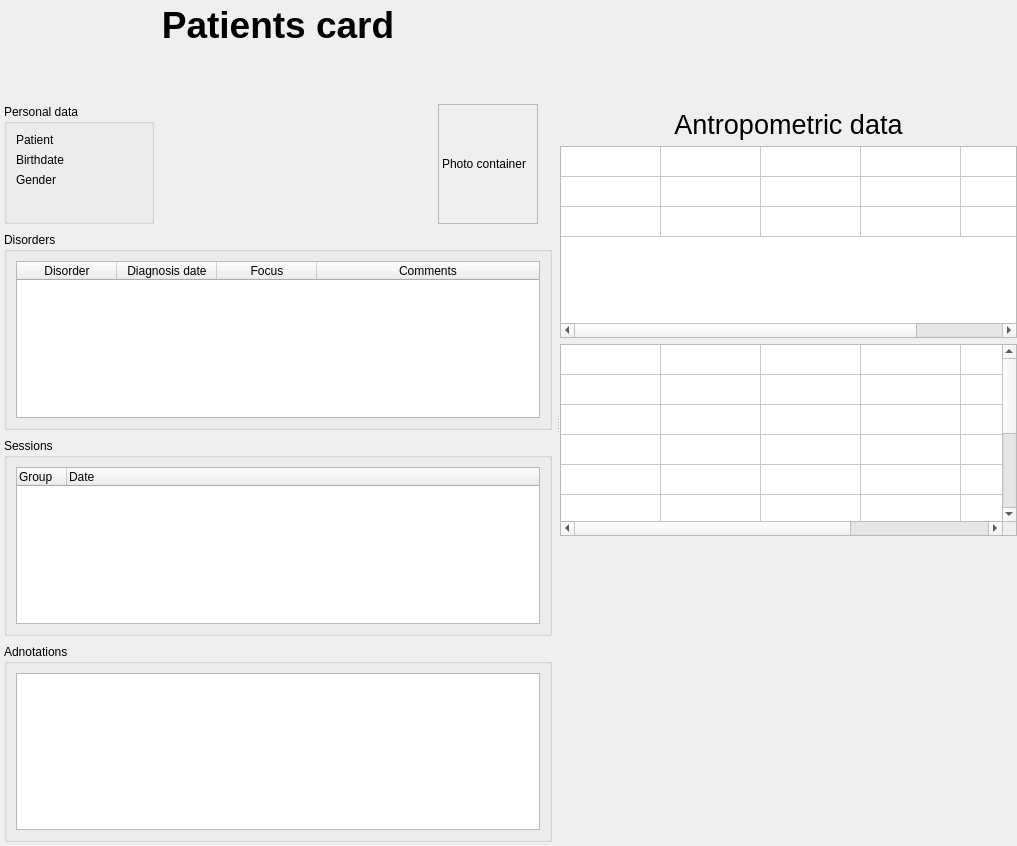
<?xml version="1.0" encoding="UTF-8"?>
<ui version="4.0">
 <class>PatientCard</class>
 <widget class="QWidget" name="PatientCard">
  <property name="geometry">
   <rect>
    <x>0</x>
    <y>0</y>
    <width>1017</width>
    <height>846</height>
   </rect>
  </property>
  <property name="minimumSize">
   <size>
    <width>400</width>
    <height>670</height>
   </size>
  </property>
  <property name="windowTitle">
   <string>Form</string>
  </property>
  <layout class="QVBoxLayout" name="verticalLayout_4" stretch="0">
   <property name="spacing">
    <number>0</number>
   </property>
   <property name="margin">
    <number>0</number>
   </property>
   <item>
    <widget class="QSplitter" name="splitter">
     <property name="sizePolicy">
      <sizepolicy hsizetype="Expanding" vsizetype="Expanding">
       <horstretch>0</horstretch>
       <verstretch>0</verstretch>
      </sizepolicy>
     </property>
     <property name="frameShape">
      <enum>QFrame::NoFrame</enum>
     </property>
     <property name="orientation">
      <enum>Qt::Horizontal</enum>
     </property>
     <property name="childrenCollapsible">
      <bool>false</bool>
     </property>
     <widget class="QFrame" name="frame">
      <property name="sizePolicy">
       <sizepolicy hsizetype="Preferred" vsizetype="Preferred">
        <horstretch>0</horstretch>
        <verstretch>0</verstretch>
       </sizepolicy>
      </property>
      <property name="minimumSize">
       <size>
        <width>350</width>
        <height>0</height>
       </size>
      </property>
      <property name="maximumSize">
       <size>
        <width>560</width>
        <height>16777215</height>
       </size>
      </property>
      <property name="frameShape">
       <enum>QFrame::NoFrame</enum>
      </property>
      <layout class="QVBoxLayout" name="verticalLayout_3">
       <property name="spacing">
        <number>8</number>
       </property>
       <property name="margin">
        <number>4</number>
       </property>
       <item>
        <widget class="QLabel" name="label">
         <property name="font">
          <font>
           <pointsize>28</pointsize>
           <weight>75</weight>
           <bold>true</bold>
          </font>
         </property>
         <property name="text">
          <string>Patients card</string>
         </property>
         <property name="alignment">
          <set>Qt::AlignCenter</set>
         </property>
        </widget>
       </item>
       <item>
        <spacer name="verticalSpacer">
         <property name="orientation">
          <enum>Qt::Vertical</enum>
         </property>
         <property name="sizeType">
          <enum>QSizePolicy::Fixed</enum>
         </property>
         <property name="sizeHint" stdset="0">
          <size>
           <width>20</width>
           <height>50</height>
          </size>
         </property>
        </spacer>
       </item>
       <item>
        <layout class="QHBoxLayout" name="horizontalLayout">
         <property name="spacing">
          <number>0</number>
         </property>
         <property name="sizeConstraint">
          <enum>QLayout::SetDefaultConstraint</enum>
         </property>
         <property name="rightMargin">
          <number>14</number>
         </property>
         <item>
          <widget class="QGroupBox" name="personalDataBox">
           <property name="minimumSize">
            <size>
             <width>150</width>
             <height>0</height>
            </size>
           </property>
           <property name="title">
            <string>Personal data</string>
           </property>
           <layout class="QFormLayout" name="formLayout">
            <property name="fieldGrowthPolicy">
             <enum>QFormLayout::AllNonFixedFieldsGrow</enum>
            </property>
            <property name="leftMargin">
             <number>9</number>
            </property>
            <item row="0" column="0">
             <widget class="QLabel" name="patientLabel">
              <property name="text">
               <string>Patient</string>
              </property>
             </widget>
            </item>
            <item row="0" column="1">
             <widget class="QLabel" name="patientValue">
              <property name="text">
               <string/>
              </property>
             </widget>
            </item>
            <item row="1" column="0">
             <widget class="QLabel" name="birthdateLabel">
              <property name="text">
               <string>Birthdate</string>
              </property>
             </widget>
            </item>
            <item row="1" column="1">
             <widget class="QLabel" name="birthdateValue">
              <property name="text">
               <string/>
              </property>
             </widget>
            </item>
            <item row="2" column="0">
             <widget class="QLabel" name="genderLabel">
              <property name="text">
               <string>Gender</string>
              </property>
             </widget>
            </item>
            <item row="2" column="1">
             <widget class="QLabel" name="genderValue">
              <property name="text">
               <string/>
              </property>
             </widget>
            </item>
           </layout>
          </widget>
         </item>
         <item>
          <spacer name="horizontalSpacer">
           <property name="orientation">
            <enum>Qt::Horizontal</enum>
           </property>
           <property name="sizeHint" stdset="0">
            <size>
             <width>40</width>
             <height>20</height>
            </size>
           </property>
          </spacer>
         </item>
         <item>
          <widget class="QLabel" name="photoContainer">
           <property name="minimumSize">
            <size>
             <width>100</width>
             <height>120</height>
            </size>
           </property>
           <property name="frameShape">
            <enum>QFrame::StyledPanel</enum>
           </property>
           <property name="text">
            <string>Photo container</string>
           </property>
          </widget>
         </item>
        </layout>
       </item>
       <item>
        <widget class="QGroupBox" name="disordersBox">
         <property name="title">
          <string>Disorders</string>
         </property>
         <layout class="QVBoxLayout" name="verticalLayout">
          <item>
           <widget class="QTableWidget" name="tableWidget">
            <property name="sizePolicy">
             <sizepolicy hsizetype="Expanding" vsizetype="Expanding">
              <horstretch>0</horstretch>
              <verstretch>0</verstretch>
             </sizepolicy>
            </property>
            <property name="frameShape">
             <enum>QFrame::StyledPanel</enum>
            </property>
            <property name="frameShadow">
             <enum>QFrame::Sunken</enum>
            </property>
            <property name="editTriggers">
             <set>QAbstractItemView::NoEditTriggers</set>
            </property>
            <property name="showDropIndicator" stdset="0">
             <bool>false</bool>
            </property>
            <property name="alternatingRowColors">
             <bool>true</bool>
            </property>
            <property name="selectionMode">
             <enum>QAbstractItemView::NoSelection</enum>
            </property>
            <property name="textElideMode">
             <enum>Qt::ElideLeft</enum>
            </property>
            <property name="gridStyle">
             <enum>Qt::SolidLine</enum>
            </property>
            <property name="sortingEnabled">
             <bool>true</bool>
            </property>
            <attribute name="horizontalHeaderCascadingSectionResizes">
             <bool>true</bool>
            </attribute>
            <attribute name="horizontalHeaderStretchLastSection">
             <bool>true</bool>
            </attribute>
            <attribute name="verticalHeaderCascadingSectionResizes">
             <bool>false</bool>
            </attribute>
            <attribute name="verticalHeaderShowSortIndicator" stdset="0">
             <bool>true</bool>
            </attribute>
            <attribute name="verticalHeaderStretchLastSection">
             <bool>false</bool>
            </attribute>
            <column>
             <property name="text">
              <string>Disorder</string>
             </property>
            </column>
            <column>
             <property name="text">
              <string>Diagnosis date</string>
             </property>
            </column>
            <column>
             <property name="text">
              <string>Focus</string>
             </property>
            </column>
            <column>
             <property name="text">
              <string>Comments</string>
             </property>
            </column>
           </widget>
          </item>
         </layout>
        </widget>
       </item>
       <item>
        <widget class="QGroupBox" name="sessionsBox">
         <property name="title">
          <string>Sessions</string>
         </property>
         <layout class="QVBoxLayout" name="verticalLayout_2">
          <item>
           <widget class="QTreeWidget" name="treeWidget">
            <property name="editTriggers">
             <set>QAbstractItemView::NoEditTriggers</set>
            </property>
            <property name="tabKeyNavigation">
             <bool>true</bool>
            </property>
            <property name="showDropIndicator" stdset="0">
             <bool>false</bool>
            </property>
            <property name="alternatingRowColors">
             <bool>true</bool>
            </property>
            <property name="uniformRowHeights">
             <bool>true</bool>
            </property>
            <property name="sortingEnabled">
             <bool>false</bool>
            </property>
            <property name="animated">
             <bool>true</bool>
            </property>
            <property name="allColumnsShowFocus">
             <bool>true</bool>
            </property>
            <property name="wordWrap">
             <bool>true</bool>
            </property>
            <attribute name="headerCascadingSectionResizes">
             <bool>true</bool>
            </attribute>
            <attribute name="headerDefaultSectionSize">
             <number>50</number>
            </attribute>
            <attribute name="headerHighlightSections">
             <bool>true</bool>
            </attribute>
            <attribute name="headerMinimumSectionSize">
             <number>50</number>
            </attribute>
            <attribute name="headerShowSortIndicator" stdset="0">
             <bool>false</bool>
            </attribute>
            <attribute name="headerStretchLastSection">
             <bool>true</bool>
            </attribute>
            <column>
             <property name="text">
              <string>Group</string>
             </property>
            </column>
            <column>
             <property name="text">
              <string>Date</string>
             </property>
            </column>
           </widget>
          </item>
         </layout>
        </widget>
       </item>
       <item>
        <widget class="QGroupBox" name="adnotationsBox">
         <property name="title">
          <string>Adnotations</string>
         </property>
         <layout class="QVBoxLayout" name="verticalLayout_5">
          <item>
           <widget class="QTextEdit" name="textEdit"/>
          </item>
         </layout>
        </widget>
       </item>
      </layout>
     </widget>
     <widget class="QFrame" name="detailsFrame">
      <property name="sizePolicy">
       <sizepolicy hsizetype="Preferred" vsizetype="Preferred">
        <horstretch>0</horstretch>
        <verstretch>0</verstretch>
       </sizepolicy>
      </property>
      <property name="frameShape">
       <enum>QFrame::NoFrame</enum>
      </property>
      <layout class="QVBoxLayout" name="verticalLayout_6">
       <property name="leftMargin">
        <number>0</number>
       </property>
       <property name="topMargin">
        <number>9</number>
       </property>
       <property name="rightMargin">
        <number>0</number>
       </property>
       <property name="bottomMargin">
        <number>9</number>
       </property>
       <item>
        <spacer name="verticalSpacer_2">
         <property name="orientation">
          <enum>Qt::Vertical</enum>
         </property>
         <property name="sizeType">
          <enum>QSizePolicy::Fixed</enum>
         </property>
         <property name="sizeHint" stdset="0">
          <size>
           <width>20</width>
           <height>100</height>
          </size>
         </property>
        </spacer>
       </item>
       <item>
        <widget class="QLabel" name="antropometricLabel">
         <property name="font">
          <font>
           <pointsize>20</pointsize>
          </font>
         </property>
         <property name="text">
          <string>Antropometric data</string>
         </property>
         <property name="alignment">
          <set>Qt::AlignCenter</set>
         </property>
        </widget>
       </item>
       <item>
        <widget class="QTableWidget" name="generalTable">
         <property name="sizePolicy">
          <sizepolicy hsizetype="Expanding" vsizetype="Minimum">
           <horstretch>0</horstretch>
           <verstretch>0</verstretch>
          </sizepolicy>
         </property>
         <property name="minimumSize">
          <size>
           <width>0</width>
           <height>0</height>
          </size>
         </property>
         <property name="maximumSize">
          <size>
           <width>16777215</width>
           <height>16777215</height>
          </size>
         </property>
         <property name="editTriggers">
          <set>QAbstractItemView::NoEditTriggers</set>
         </property>
         <property name="alternatingRowColors">
          <bool>false</bool>
         </property>
         <property name="selectionMode">
          <enum>QAbstractItemView::NoSelection</enum>
         </property>
         <attribute name="horizontalHeaderVisible">
          <bool>false</bool>
         </attribute>
         <attribute name="horizontalHeaderCascadingSectionResizes">
          <bool>true</bool>
         </attribute>
         <attribute name="horizontalHeaderStretchLastSection">
          <bool>true</bool>
         </attribute>
         <attribute name="verticalHeaderVisible">
          <bool>false</bool>
         </attribute>
         <attribute name="verticalHeaderCascadingSectionResizes">
          <bool>true</bool>
         </attribute>
         <attribute name="verticalHeaderStretchLastSection">
          <bool>false</bool>
         </attribute>
         <row>
          <property name="text">
           <string>bodyMass</string>
          </property>
         </row>
         <row>
          <property name="text">
           <string>height</string>
          </property>
         </row>
         <row>
          <property name="text">
           <string>interAxisDistance</string>
          </property>
         </row>
         <column>
          <property name="text">
           <string>general</string>
          </property>
         </column>
         <column>
          <property name="text">
           <string>name</string>
          </property>
         </column>
         <column>
          <property name="text">
           <string>description</string>
          </property>
         </column>
         <column>
          <property name="text">
           <string>unit</string>
          </property>
         </column>
         <column>
          <property name="text">
           <string>value</string>
          </property>
         </column>
         <item row="0" column="0">
          <property name="text">
           <string> </string>
          </property>
         </item>
         <item row="0" column="1">
          <property name="text">
           <string> </string>
          </property>
         </item>
         <item row="0" column="2">
          <property name="text">
           <string> </string>
          </property>
         </item>
         <item row="0" column="3">
          <property name="text">
           <string> </string>
          </property>
         </item>
         <item row="0" column="4">
          <property name="text">
           <string> </string>
          </property>
         </item>
         <item row="1" column="0">
          <property name="text">
           <string> </string>
          </property>
         </item>
         <item row="1" column="1">
          <property name="text">
           <string> </string>
          </property>
         </item>
         <item row="1" column="2">
          <property name="text">
           <string> </string>
          </property>
         </item>
         <item row="1" column="3">
          <property name="text">
           <string> </string>
          </property>
         </item>
         <item row="1" column="4">
          <property name="text">
           <string> </string>
          </property>
         </item>
         <item row="2" column="0">
          <property name="text">
           <string> </string>
          </property>
         </item>
         <item row="2" column="1">
          <property name="text">
           <string> </string>
          </property>
         </item>
         <item row="2" column="2">
          <property name="text">
           <string> </string>
          </property>
         </item>
         <item row="2" column="3">
          <property name="text">
           <string> </string>
          </property>
         </item>
         <item row="2" column="4">
          <property name="text">
           <string> </string>
          </property>
         </item>
        </widget>
       </item>
       <item>
        <widget class="QTableWidget" name="leftRightTable">
         <property name="sizePolicy">
          <sizepolicy hsizetype="Expanding" vsizetype="Minimum">
           <horstretch>0</horstretch>
           <verstretch>0</verstretch>
          </sizepolicy>
         </property>
         <property name="editTriggers">
          <set>QAbstractItemView::NoEditTriggers</set>
         </property>
         <property name="selectionMode">
          <enum>QAbstractItemView::NoSelection</enum>
         </property>
         <attribute name="horizontalHeaderVisible">
          <bool>false</bool>
         </attribute>
         <attribute name="horizontalHeaderCascadingSectionResizes">
          <bool>true</bool>
         </attribute>
         <attribute name="horizontalHeaderStretchLastSection">
          <bool>true</bool>
         </attribute>
         <attribute name="verticalHeaderVisible">
          <bool>false</bool>
         </attribute>
         <attribute name="verticalHeaderCascadingSectionResizes">
          <bool>true</bool>
         </attribute>
         <row>
          <property name="text">
           <string>side</string>
          </property>
         </row>
         <row>
          <property name="text">
           <string>legLength</string>
          </property>
         </row>
         <row>
          <property name="text">
           <string>kneeWidth</string>
          </property>
         </row>
         <row>
          <property name="text">
           <string>ankleWidth</string>
          </property>
         </row>
         <row>
          <property name="text">
           <string>shoulderOffset</string>
          </property>
         </row>
         <row>
          <property name="text">
           <string>elbovWidth</string>
          </property>
         </row>
         <row>
          <property name="text">
           <string>wristWidthZ</string>
          </property>
         </row>
         <row>
          <property name="text">
           <string>wristWidthX</string>
          </property>
         </row>
         <row>
          <property name="text">
           <string>handWidth</string>
          </property>
         </row>
         <row>
          <property name="text">
           <string>handThickness</string>
          </property>
         </row>
         <column>
          <property name="text">
           <string>general</string>
          </property>
         </column>
         <column>
          <property name="text">
           <string>name</string>
          </property>
         </column>
         <column>
          <property name="text">
           <string>description</string>
          </property>
         </column>
         <column>
          <property name="text">
           <string>unit</string>
          </property>
         </column>
         <column>
          <property name="text">
           <string>left</string>
          </property>
         </column>
         <column>
          <property name="text">
           <string>right</string>
          </property>
         </column>
        </widget>
       </item>
       <item>
        <spacer name="verticalSpacer_3">
         <property name="orientation">
          <enum>Qt::Vertical</enum>
         </property>
         <property name="sizeHint" stdset="0">
          <size>
           <width>20</width>
           <height>40</height>
          </size>
         </property>
        </spacer>
       </item>
      </layout>
     </widget>
    </widget>
   </item>
  </layout>
 </widget>
 <resources/>
 <connections/>
</ui>
